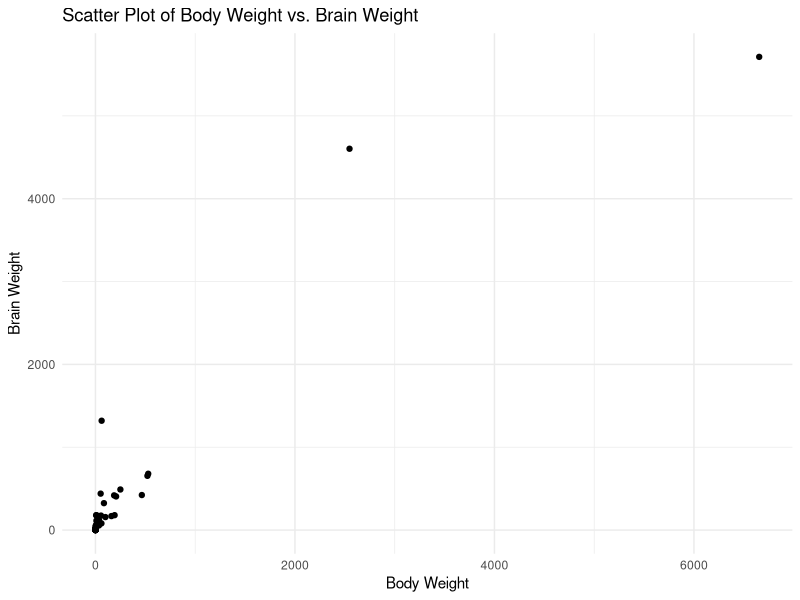
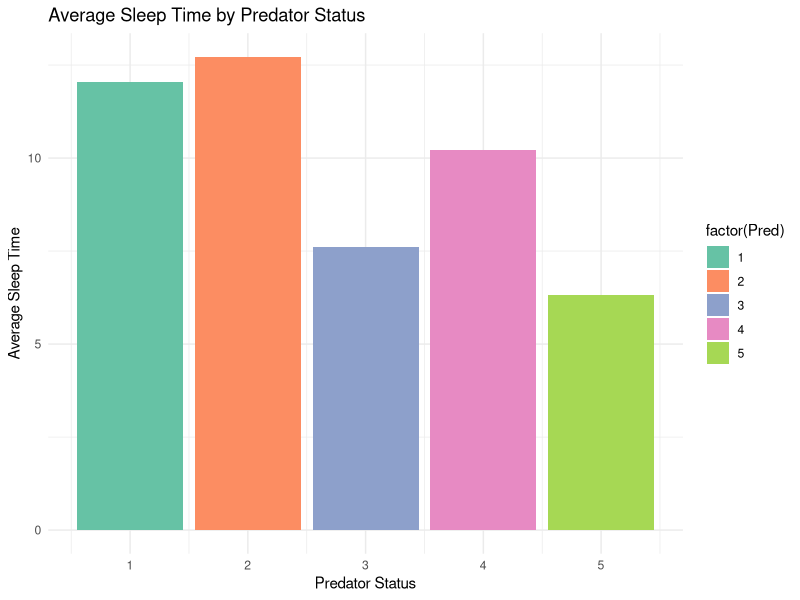

These charts were generated, in order, by the following R code:
getwd()

library(dplyr)
library(ggplot2)


#MEHMET ABACI

#Task 1 - I took from our LabGuide2_DataSets which was mydata.txt 
data <- read.delim("mydata.txt",sep = "\t")
data


#Task 2 - I saw that there were some NA values so I omitted them and turn them meaningful value as 0.0

replace_na_with_zero <- function(x) {
  if (is.numeric(x)) {
    x[is.na(x)] <- 0
  }
  return(x)
}

data <- data %>% mutate_all(replace_na_with_zero)
data




# Task 3 - Data Visualization with Scatter Plot 




ggplot(data, aes(x = BodyWgt, y = BrainWgt)) +
  geom_point() +
  theme_minimal() +
  labs(title = "Scatter Plot of Body Weight vs. Brain Weight",
       x = "Body Weight",
       y = "Brain Weight")




# Task 3 - Data Visualization with Bar Chart



ggplot(data, aes(x = Pred, y = Sleep, fill = factor(Pred))) +
  geom_bar(stat = "summary", fun = "mean") +
  scale_fill_brewer(palette = "Set2") +  
  theme_minimal() +
  labs(title = "Average Sleep Time by Predator Status",
       x = "Predator Status",
       y = "Average Sleep Time")


# Task 4 - dplyr Module Functionality Usage 

data %>% 
  group_by(Pred) %>% 
  summarise(AverageBodyWeight = mean(BodyWgt, na.rm = TRUE))



if("BodyWgt" %in% names(data) && is.numeric(data$BodyWgt)) {
  data <- data %>% 
    mutate(SizeCategory = case_when(
      BodyWgt < 10 ~ "Small",
      BodyWgt >= 10 & BodyWgt < 100 ~ "Medium",
      TRUE ~ "Large"
    ))
} else {
  print("Column 'BodyWgt' not found or not numeric value")
}

data
